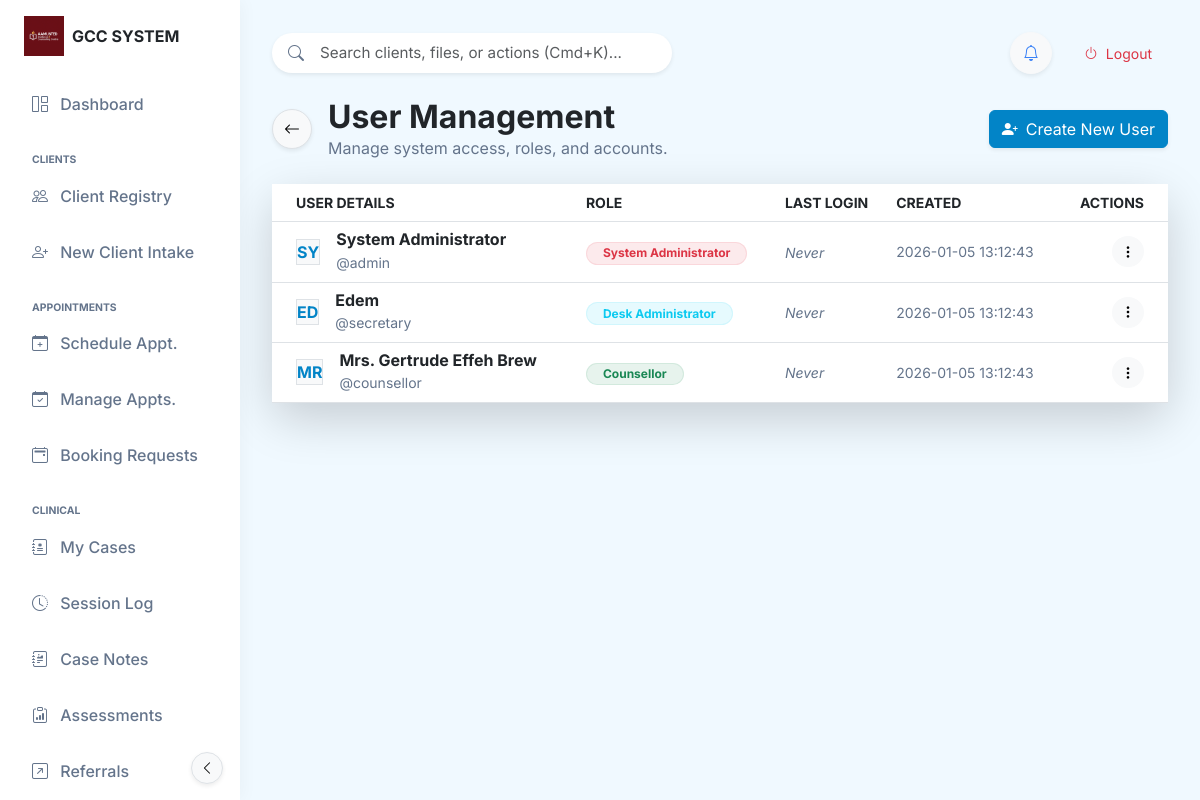
/admin/users (signed in), run on an earlier commit of the app's database.
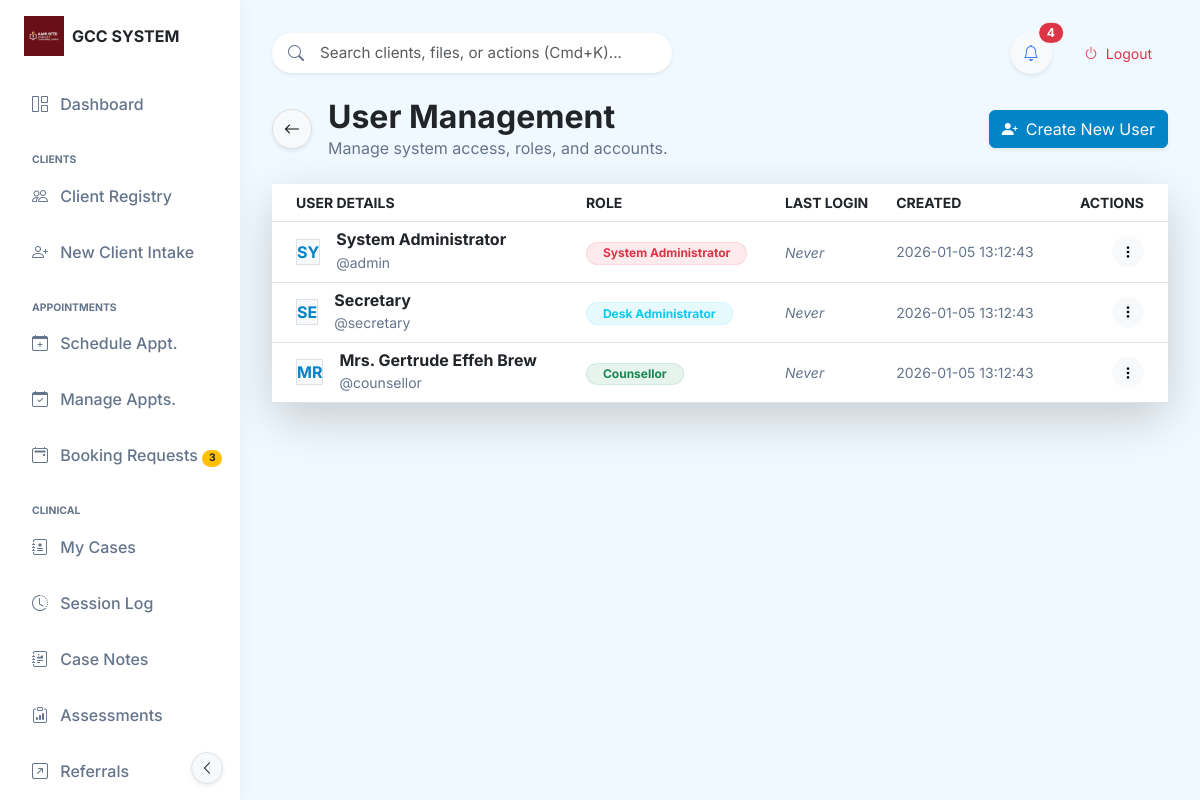
And on a later commit of the database.
### tables this page shows
CREATE TABLE users (
            id INTEGER PRIMARY KEY AUTOINCREMENT,
            username TEXT NOT NULL UNIQUE,
            password_hash TEXT NOT NULL,
            full_name TEXT,
            role TEXT NOT NULL, -- 'Secretary', 'Counsellor', 'Admin'
            last_login TIMESTAMP,
            created_at TIMESTAMP DEFAULT CURRENT_TIMESTAMP
        , phone TEXT, email TEXT, profile_pic TEXT);

### app.py (the view)
@app.route('/admin/users')
@login_required
def admin_users():
    if session.get('role') != 'Admin':
        flash('Unauthorized access.', 'error')
        return redirect(url_for('dashboard'))
    conn = get_db_connection()
    users = conn.execute(
        'SELECT * FROM users ORDER BY created_at DESC').fetchall()
    conn.close()
    return render_template('admin_users.html', users=users)

### app.py (called while the page is built, shortened)
def ensure_database_initialized():
    global _db_initialization_lock, _db_initialized
    if _db_initialized:
        return

@app.context_processor
def inject_now():
    ctx = {'now': datetime.utcnow()}
    try:
        from flask import session as _s
        if _s.get('logged_in'):
            _conn = get_db_connection()
            count = _conn.execute(
                """SELECT COUNT(*) FROM BookingRequest
                   WHERE status = 'Accepted'
                   AND (
                       accepted_at IS NULL
                       OR datetime(accepted_at) >= datetime('now', '-24 hours')
                       OR (accepted_at IS NULL AND datetime(created_at) >= datetime('now', '-24 hours'))
                   )"""
            ).fetchone()[0]
            _conn.close()
            ctx['latest_booking_count'] = count
    except Exception:
        ctx['latest_booking_count'] = 0
    return ctx

def login_required(f):
    @wraps(f)
    def decorated_function(*args, **kwargs):
        if 'logged_in' not in session:
            return redirect(url_for('welcome'))
        return f(*args, **kwargs)
    return decorated_function

### templates/admin_users.html (shortened to what the changed rows need)
{% extends "base_modern.html" %}
{% block content %}
<div class="row mb-4">
    <div class="col-12">
        <div class="d-flex justify-content-between align-items-center">
            <div class="d-flex align-items-center">
                <div>
                    <h2 class="fw-bold mb-0 text-dark">User Management</h2>
                </div>
            </div>
        </div>
    </div>
</div>
<div class="card card-glass border-0 shadow-lg">
    <div class="card-body p-0">
        <div class="table-responsive">
            <table class="table table-hover align-middle table-borderless mb-0">
                <thead class="bg-light bg-opacity-50 border-bottom">
                    <tr class="text-uppercase text-muted small">
                        <th class="ps-4">User Details</th>
                        <th>Role</th>
                        <th>Last Login</th>
                        <th>Created</th>
                        <th class="text-end pe-4">Actions</th>
                    </tr>
                </thead>
                <tbody>
                    {% for user in users %}
                    <tr class="row-hover border-bottom">
                        <td class="ps-4">
                            <div class="d-flex align-items-center">
                                <div class="avatar-circle bg-light text-primary fw-bold me-3 border">
                                    {{ user.full_name[:2].upper() }}
                                </div>
                                <div>
                                    <h6 class="mb-0 fw-bold text-dark">{{ user.full_name }}</h6>
                                    <small class="text-muted">@{{ user.username }}</small>
                                </div>
                            </div>
                        </td>
                        <td>
                            {% if user.role == 'Admin' %}
                            <span
                                class="badge bg-danger bg-opacity-10 text-danger border border-danger border-opacity-10 rounded-pill px-3">System Administrator</span>
                            {% elif user.role == 'Secretary' %}
                            <span
                                class="badge bg-info bg-opacity-10 text-info border border-info border-opacity-10 rounded-pill px-3">Desk Administrator</span>
                            {% else %}
                            <span
                                class="badge bg-success bg-opacity-10 text-success border border-success border-opacity-10 rounded-pill px-3">Counsellor</span>
                            {% endif %}
                        </td>
                        <td>
                            {% if user.last_login %}
                            <span class="small text-dark">{{ user.last_login }}</span>
                            {% else %}
                            <span class="text-muted small fst-italic">Never</span>
                            {% endif %}
                        </td>
                        <td class="text-muted small">
                            {{ user.created_at or 'N/A' }}
                        </td>
                        <td class="text-end pe-4">
                            <div class="dropdown">
                                <button class="btn btn-light btn-sm rounded-circle" type="button"
                                    data-bs-toggle="dropdown">
                                    <i class="bi bi-three-dots-vertical"></i>
                                </button>
                            </div>
                        </td>
                    </tr>
                    {% endfor %}
                </tbody>
            </table>
        </div>
    </div>
</div>
{% endblock %}

### templates/base_modern.html (shortened to what the changed rows need)
<!DOCTYPE html>
<html lang="en">
<head>
    <link href="https://cdn.jsdelivr.net/npm/bootstrap@5.3.0/dist/css/bootstrap.min.css" rel="stylesheet">
    <link rel="stylesheet" href="https://cdn.jsdelivr.net/npm/bootstrap-icons@1.10.0/font/bootstrap-icons.css">
    <link rel="stylesheet" href="{{ url_for('static', filename='css/modern_theme.css') }}">
</head>
<body data-theme="{{ settings.get('active_theme', 'default') }}">
    <nav class="sidebar-glass d-flex flex-column flex-shrink-0 p-3" id="sidebar">
        <ul class="nav nav-pills flex-column mb-auto">
            {% if session.get('role') in ['Secretary', 'Admin', 'Counsellor', 'Counselor'] %}
            <li>
                <a href="/admin/bookings"
                    class="nav-link {% if 'bookings' in request.endpoint %}active{% endif %}" title="Booking Requests"
                    data-bs-toggle="tooltip" data-bs-placement="right">
                    <i class="bi bi-calendar2-event me-2"></i>
                    <span>Booking Requests</span>
                    {% if latest_booking_count and latest_booking_count > 0 %}
                    <span class="badge rounded-pill bg-warning text-dark ms-auto" style="font-size:0.65rem;">{{ latest_booking_count }}</span>
                    {% endif %}
                </a>
            </li>
            {% endif %}
        </ul>
                    {% set role_labels = {'Secretary': 'Desk Administrator', 'Admin': 'System Administrator', 'Counsellor': 'Counsellor', 'Counselor': 'Counsellor'} %}
                    {% set display_name = session.get('full_name', 'User') %}
                    {% if display_name.strip().lower() in ['secretary', 'admin', 'counsellor', 'counselor'] %}
                        {% set display_name = role_labels.get(session.get('role'), display_name) %}
                    {% endif %}
    </nav>
    <main class="main-content">
        <div class="d-flex justify-content-between align-items-center mb-4 gap-3">
            <div class="d-flex align-items-center gap-3">
                <div class="dropdown">
                    <button class="btn btn-light rounded-circle position-relative shadow-sm" type="button"
                        id="notifDropdown" data-bs-toggle="dropdown" aria-expanded="false"
                        style="width: 42px; height: 42px;">
                        <i class="bi bi-bell text-secondary"></i>
                        {% if unread_count and unread_count > 0 %}
                        <span
                            class="position-absolute top-0 start-100 translate-middle badge rounded-pill bg-danger border border-light">
                            {{ unread_count }}
                        </span>
                        {% endif %}
                    </button>
                </div>
            </div>
        </div>
        {% block content %}{% endblock %}
    </main>
</body>
</html>

What changed in the data, as far as the page shows it:
changed users "secretary": full_name "ED" → "SE"; full_name "Edem" → "Secretary"
Also different on the page:
{{ latest_booking_count }}: (not shown) → "3"
{{ unread_count }}: (not shown) → "4"
